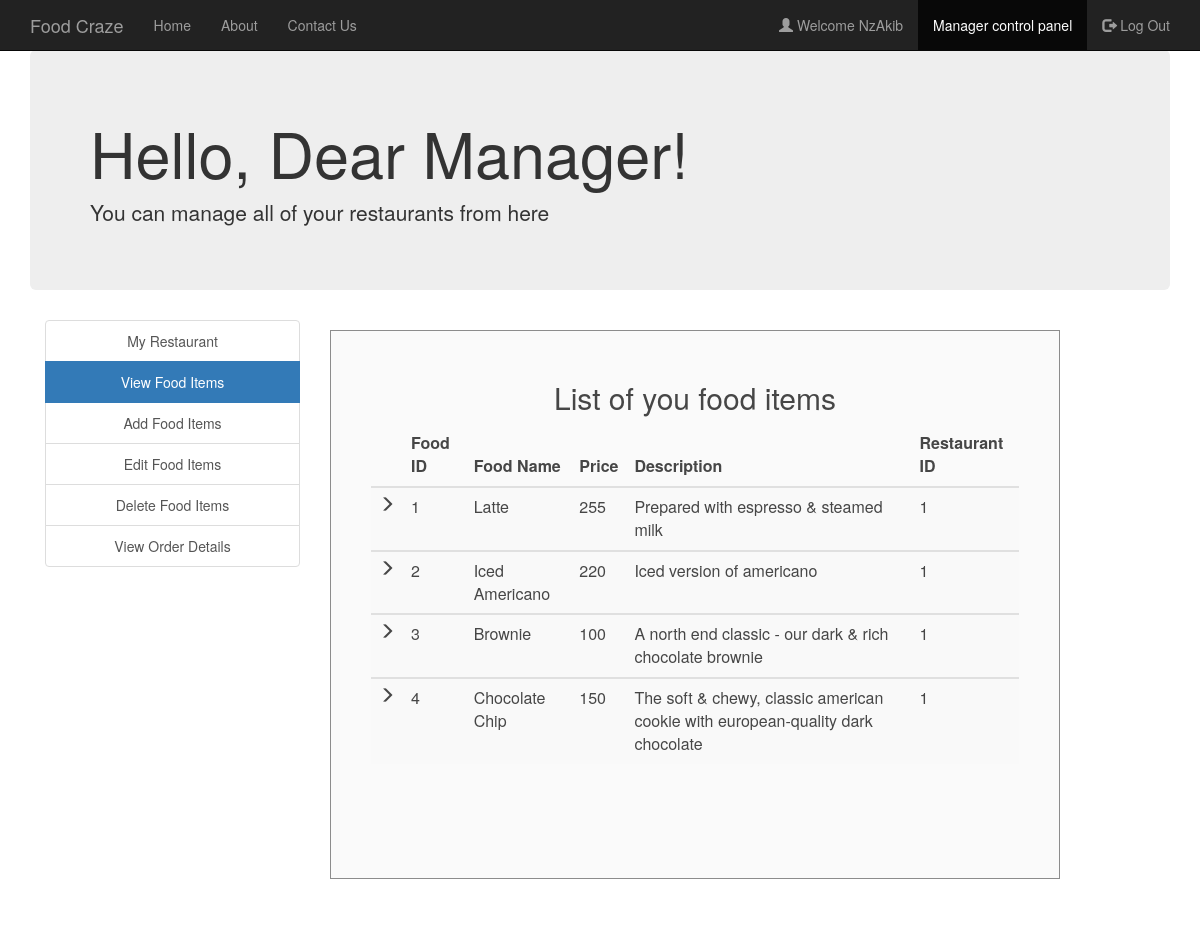
/view_food_items.php (signed in), run on the app's committed database.
### tables this page shows
CREATE TABLE `manager` (
  `username` varchar(30) NOT NULL,
  `fullname` varchar(30) NOT NULL,
  `email` varchar(30) NOT NULL,
  `contact` varchar(30) NOT NULL,
  `address` varchar(50) NOT NULL,
  `password` varchar(30) NOT NULL
);

CREATE TABLE `food` (
  `F_ID` int(30) NOT NULL,
  `name` varchar(30) NOT NULL,
  `price` int(30) NOT NULL,
  `description` varchar(200) NOT NULL,
  `R_ID` int(30) NOT NULL,
  `images_path` varchar(200) NOT NULL,
  `options` varchar(10) NOT NULL DEFAULT 'ENABLE'
);

### session_m.php (called while the page is built, shortened)
<?php
$conn = Connect();
$user_check=$_SESSION['login_user1'];
$query = "SELECT username FROM MANAGER WHERE username = '$user_check'";
$ses_sql = mysqli_query($conn, $query);
$row = mysqli_fetch_assoc($ses_sql);
$login_session =$row['username'];
?>

### view_food_items.php (the view, shortened to what this page needs)
<?php
include('session_m.php');
?>
<html>
  <head>
  </head>
  <link rel="stylesheet" type = "text/css" href ="css/myrestaurant.css">
  <link rel="stylesheet" type = "text/css" href ="css/bootstrap.min.css">
  <link rel="stylesheet" href="https://maxcdn.bootstrapcdn.com/bootstrap/3.4.0/css/bootstrap.min.css">
  <body>
    <nav class="navbar navbar-inverse navbar-fixed-top navigation-clean-search" role="navigation">
      <div class="container">
        <div class="navbar-header">
          <a class="navbar-brand" href="index.php">Food Craze</a>
        </div>
        <div class="collapse navbar-collapse " id="myNavbar">
          <ul class="nav navbar-nav">
            <li><a href="index.php">Home</a></li>
            <li><a href="aboutus.php">About</a></li>
            <li><a href="contactus.php">Contact Us</a></li>
          </ul>
          <ul class="nav navbar-nav navbar-right">
            <li><a href="#"><span class="glyphicon glyphicon-user"></span> Welcome <?php echo $login_session; ?> </a></li>
            <li class="active"> <a href="managerlogin.php">Manager control panel</a></li>
            <li><a href="logout_m.php"><span class="glyphicon glyphicon-log-out"></span> Log Out </a></li>
          </ul>
        </div>
      </div>
    </nav>
<div class="container">
    <div class="jumbotron">
     <h1>Hello, Dear Manager! </h1>
     <p> You can manage all of your restaurants from here</p>
    </div>
    </div>
<div class="container">
    <div class="col-xs-3" style="text-align: center;">
   	<div class="list-group">
    		<a href="myrestaurant.php" class="list-group-item ">My Restaurant</a>
    		<a href="view_food_items.php" class="list-group-item active">View Food Items</a>
    		<a href="add_food_items.php" class="list-group-item ">Add Food Items</a>
    		<a href="edit_food_items.php" class="list-group-item ">Edit Food Items</a>
    		<a href="delete_food_items.php" class="list-group-item ">Delete Food Items</a>
        <a href="view_order_details.php" class="list-group-item ">View Order Details</a>
    	</div>
    </div>
        <div class="col-xs-8">
       <div class="form-area" >
        <form action="" method="POST">
        <br>
          <h2 style=" text-align: center;"> List of you food items </h2>
<?php
$checkUser=$_SESSION['login_user1'];
$sql = "select *from food f where f.R_ID IN (select r.R_ID from restaurants r where r.M_ID='$checkUser') order by F_ID";
$res = mysqli_query($conn, $sql);
if (mysqli_num_rows($res) > 0)
{
  ?>
  <table class="table table-striped">
    <thead class="thead-dark">
      <tr>
        <th>  </th>
        <th> Food ID </th>
        <th> Food Name </th>
        <th> Price </th>
        <th> Description </th>
        <th> Restaurant ID </th>
      </tr>
    </thead>
    <?PHP
      while($row = mysqli_fetch_assoc($res)){
    ?>
  <tbody>
    <tr>
      <td> <span class="glyphicon glyphicon-menu-right"></span> </td>
      <td><?php echo $row["F_ID"]; ?></td>
      <td><?php echo $row["name"]; ?></td>
      <td><?php echo $row["price"]; ?></td>
      <td><?php echo $row["description"]; ?></td>
      <td><?php echo $row["R_ID"]; ?></td>
    </tr>
  </tbody>
  <?php } ?>
  </table>
    <br>
  <?php } else { ?>
  <h5>  RESULTS</h5>
  <?php } ?>
        </form>
      </div>
     </div>
</div>
  </body>
</html>

### css/myrestaurant.css (style rules this page uses)
body,html { height: 100%; }
body { padding-top: 50px; background-image: url('headerimg2.jpg'); background-repeat: repeat; background-size: 100%; }
.form-area { background-color: #FAFAFA; padding: 10px 40px 60px; margin: 10px 0px 60px; border: 1px solid GREY; opacity:0.9; }

### data on the page
manager: username "NzAkib"
food: F_ID "1", name "Latte", price "255", description "Prepared with espresso & steamed milk", R_ID "1"
food: F_ID "2", name "Iced Americano", price "220", description "Iced version of americano", R_ID "1"
food: F_ID "3", name "Brownie", price "100", description "A north end classic - our dark & rich chocolate brownie", R_ID "1"
food: F_ID "4", name "Chocolate Chip", price "150", description "The soft & chewy, classic american cookie with european-quality dark chocolate", R_ID "1"
